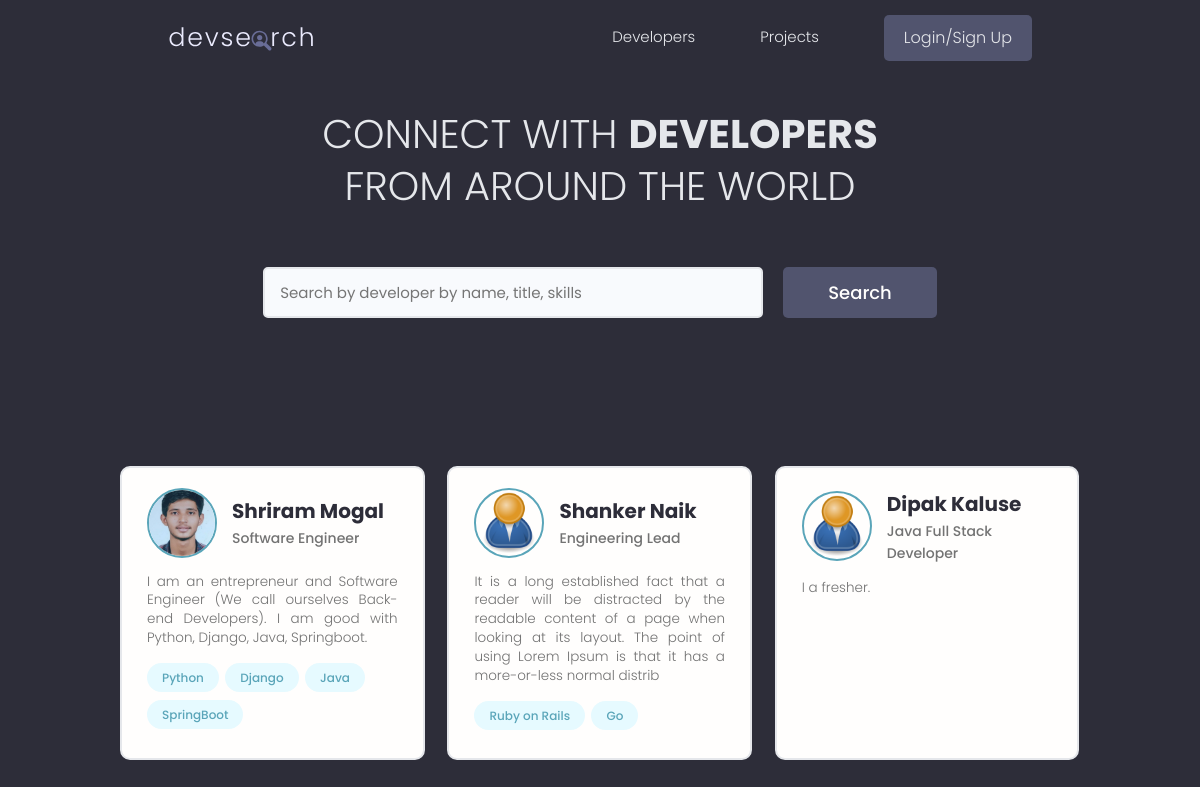
The page / on the database its author committed.
### users/models.py (models this page shows, shortened)
class Profile(models.Model):
    user = models.OneToOneField(User, on_delete=models.CASCADE, blank=True, null=True)
    name = models.CharField(max_length=200, blank=True, null=True)
    username = models.CharField(max_length=200, blank=True, null=True)
    email = models.EmailField(max_length=500, blank=True, null=True)
    short_intro = models.CharField(max_length=500, blank=True,null=True)
    intro = models.TextField(max_length=500, blank=True,null=True)
    profile_image = models.ImageField(
        null = True, blank= True, upload_to = 'profiles/',default='profiles/user-default.png')
    location = models.CharField(max_length=200, blank=True, null=True)
    social_github = models.CharField(max_length=200, blank=True, null=True)
    social_twitter = models.CharField(max_length=200, blank=True, null=True)
    social_linkedin = models.CharField(max_length=200, blank=True, null=True)
    social_website = models.CharField(max_length=200, blank=True, null=True)
    social_stackoverflow = models.CharField(max_length=200, blank=True, null=True)
    created = models.DateTimeField(auto_now_add=True)
    id = models.UUIDField(default=uuid.uuid4, unique=True,
                                     primary_key=True, editable=False)
    class Meta:
        ordering = ["created"]

class Skill(models.Model):
    owner = models.ForeignKey(Profile, on_delete=models.CASCADE, blank=True, null=True)
    name = models.CharField(max_length=200, blank=True, null=True)
    description =  models.TextField(max_length=500, blank=True,null=True)
    created = models.DateTimeField(auto_now_add=True)
    id = models.UUIDField(default=uuid.uuid4, unique=True,
                                     primary_key=True, editable=False)
    def __str__(self) -> str:
        return str(self.name)

### users/views.py (the view)
# urls.py: path('', views.profiles, name="profiles"),
def profiles(request):
    profiles, search_query = searchProfiles(request)
    paginator, profiles, custom_range = paginateProfiles(request,profiles)
    context = {'profiles': profiles, "search_query": search_query, "query_set":profiles, "custom_range":custom_range, "paginator": paginator}
    return render(request,"users/profiles.html",context)

### users/utils.py (called while the page is built)
def searchProfiles(request):
    search_query = ""
    if request.GET.get("search_query"):
        search_query = request.GET.get("search_query")
    skills = Skill.objects.filter(name__icontains =search_query)
    profiles = Profile.objects.distinct().filter(Q(name__icontains=search_query) |
    Q(short_intro__icontains=search_query) |
    Q(skill__in=skills))
    return profiles, search_query

def paginateProfiles(request,profiles):
    page = request.GET.get('page')
    results = 9
    paginator = Paginator(profiles,results)
    try:
        profiles = paginator.page(page)
    except PageNotAnInteger:
        page=1
        profiles= paginator.page(page)
    except EmptyPage:
        page = paginator.num_pages
        profiles=paginator.page(page)
    left_index = int(page)-1
    if left_index<1:
        left_index=1
    right_index = int(page)+1
    if right_index> paginator.num_pages:
        right_index = paginator.num_pages
    custom_range =range(left_index, right_index+1)
    return paginator, profiles, custom_range

### users/templates/users/profiles.html (shortened to what this page needs)
{% extends 'main.html' %} {% block content %}
<main class="home">
    <section class="hero-section text-center">
      <div class="container container--narrow">
        <div class="hero-section__box">
          <h2>CONNECT WITH <span>DEVELOPERS</span></h2>
          <h2>FROM AROUND THE WORLD</h2>
        </div>
        <div class="hero-section__search">
          <form class="form" action="{% url 'profiles' %}" method="get" >
            <div class="form__field">
              <input class="input input--text" id="formInput#search" type="text" name="search_query"
                placeholder="Search by developer by name, title, skills"  value="{{search_query}}"/>
            </div>
            <input class="btn btn--sub btn--lg" type="submit" value="Search" />
          </form>
        </div>
      </div>
    </section>
    <section class="devlist">
      <div class="container">
        <div class="grid grid--three">
            {%for profile in profiles%}
          <div class="column card">
            <div class="dev">
              <a href="{% url 'user-profile' profile.id %}" class="card__body">
                <div class="dev__profile">
                  <img class="avatar avatar--md" src="{{profile.profile_image.url}}" alt="image" />
                  <div class="dev__meta">
                    <h3>{{profile.name}}</h3>
                    <h5>{{profile.short_intro}}</h5>
                  </div>
                </div>
                <p class="dev__info">
                  {{profile.intro|slice:"200"}}
                </p>
                <div class="dev__skills">
                    {% for skill in profile.skill_set.all|slice:"5"%}
                  <span class="tag tag--pill tag--main">
                    <small>{{skill}}</small>
                  </span>
                  {%endfor%}
                </div>
              </a>
            </div>
          </div>
{%endfor%}
        </div>
      </div>
    </section>
  </main>
{% endblock content %}

### static/styles/app.css (style rules this page uses)
:root { --color-sub: #2d2d39; }
.btn--sub { background-color: var(--color-sub-light); }
.card { border: 2px solid var(--color-light); }
img { width: 100%; }
.hero-section { height: 40vh; display: flex; align-items: center; background-color: var(--color-sub); }
.hero-section__box { margin-bottom: 4rem; }
.hero-section__box > h2, .hero-section__box > h2 > span { font-size: 4rem; color: var(--color-light); line-height: 1.3; text-transform: uppercase; }
.hero-section__box > h2 { font-weight: 300; }
.hero-section__box > h2 > span { font-weight: 700; }
.hero-section__search > .form { display: flex; align-items: center; justify-content: center; gap: 2rem; }
.hero-section__search > .form input.input--text { width: 50rem; }
.devlist { margin-top: 8rem; }
.devlist .grid { align-items: stretch; }
.devlist .dev .dev__profile { display: flex; align-items: center; gap: 1.5rem; }
.devlist .dev .dev__meta h3 { color: var(--color-sub); font-size: 2rem; font-weight: 700; }
.devlist .dev .dev__meta h5 { color: var(--color-text); font-size: 1.4rem; font-weight: 500; }
.devlist .dev .dev__info { margin: 1.5rem 0; font-size: 1.35rem; line-height: 1.4; text-align: justify; }

### static/uikit/styles/modules/_variables.css (style rules this page uses)
:root { --color-main: #5aa5b9; --color-main-light: #e6faff; --color-sub: #3f4156; --color-sub-light: #51546e; --color-sub-lighter: #ededfd; --color-text: #737373; --color-gray: #8b8b8b; --color-light: #e5e7eb; --color-light-gray: #767676; --color-bg: #f8fafd; --color-white: #fffefd; --color-white-light: #f3f3f3; --color-success: #359e64; --color-success-bg: #def8e8; --color-error: #fc4b0b; --color-error-bg: #fff2ee; --font-base: 'Poppins', arial, helvetica, 'Segoe UI', roboto, ubuntu, sans-serif; --font-monospace: 'Fira Code', 'Courier New', courier, monospace; --font-regular: 300; --font-medium: 500; --font-bold: 700; --generic-shadow: 1px 1px 5px #00000010; --generic-transition: all 0.3s ease-in-out; }

### static/uikit/styles/modules/_base.css (style rules this page uses)
* { margin: 0; padding: 0; box-sizing: border-box; text-rendering: optimizeLegibility; color: inherit; font-size: inherit; }
html { font-size: 50%; }
@media only screen and (min-width: 480px) { html { font-size: 56.25%; } }
@media only screen and (min-width: 1200px) { html { font-size: 62.5%; } }
body { line-height: 1.6; font-weight: 400; font-size: 1.5rem; color: var(--color-text); background-color: var(--color-bg); min-height: 100vh; }

### static/uikit/styles/modules/_typography.css (style rules this page uses)
* { font-family: var(--font-base); }
h2 { font-size: 3.6rem; font-weight: var(--font-bold); }
h3 { font-size: 3.2rem; font-weight: var(--font-medium); }
h5 { font-size: 2.4rem; font-weight: var(--font-medium); }
h5, h6 { font-weight: var(--font-regular); }
p, span, strong { font-size: 1.6rem; color: var(--color-text); font-weight: var(--font-regular); }
a { padding-bottom: 2px; text-decoration: none; display: inline-block; color: var(--color-main); font-weight: var(--font-medium); }

### static/uikit/styles/modules/_utilities.css (style rules this page uses)
.container { width: 92%; max-width: 165rem; margin: 0 auto; box-sizing: border-box; }
.container--narrow { width: 92%; max-width: 120rem; }
@media screen and (min-width: 1000px) { .container { width: 90%; } }
@media screen and (min-width: 1000px) { .container--narrow { width: 85%; } }
@media screen and (min-width: 1200px) { .container { width: 80%; } }
@media screen and (min-width: 1200px) { .container--narrow { width: 72%; } }
.text-center { text-align: center; }

### static/uikit/styles/modules/_avatar.css (style rules this page uses)
.avatar { border-radius: 50%; border: 2px solid var(--color-main); object-fit: cover; }
.avatar--md { height: 7rem; width: 7rem; }

### static/uikit/styles/modules/_button.css (style rules this page uses)
.btn { display: inline-block; position: relative; cursor: pointer; background-color: var(--color-light); font-weight: var(--font-medium); color: var(--color-sub); text-decoration: none; padding: 1rem 2rem; border-radius: 0.5rem; border: none; width: -webkit-fit-content; width: -moz-fit-content; width: fit-content; height: -webkit-fit-content; height: -moz-fit-content; height: fit-content; font-size: 1.6rem; outline-width: 0; outline-color: transparent; -webkit-backface-visibility: hidden; backface-visibility: hidden; transition: all 0.3s ease-in-out; }
.btn--sub { background-color: var(--color-sub); color: var(--color-white); }
.btn--lg { font-size: 1.8rem; padding: 1.2rem 4.5rem; }

### static/uikit/styles/modules/_card.css (style rules this page uses)
.card { border-radius: 1rem; background-color: var(--color-white); border: 1.5px solid var(--color-light); width: auto; height: auto; margin-top: 0.5rem; margin-bottom: 0.5rem; overflow: hidden; }
.card__body, .card__header { padding: 2rem 2.5rem; }

### rows shown on the page
Profile: profile_image (picture), name "Shriram Mogal", short_intro "Software Engineer", intro "I am an entrepreneur and Software Engineer (We call ourselves Back-end Developers). I am good with Python, Django, Java, Springboot."
Skill: name "Python"
Skill: name "Django"
Skill: name "Java"
Skill: name "SpringBoot"
Profile: profile_image (placeholder picture), name "Shanker Naik", short_intro "Engineering Lead", intro "It is a long established fact that a reader will be distracted by the readable content of a page when looking at its layout. The point of using Lorem Ipsum is that it has a more-or-less normal distrib"
Skill: name "Ruby on Rails"
Skill: name "Go"
Profile: profile_image (placeholder picture), name "Dipak Kaluse", short_intro "Java Full Stack Developer", intro "I a fresher."
